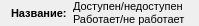
<?xml version="1.0" encoding="UTF-8"?>
<ui version="4.0">
 <class>HealthUnitForm</class>
 <widget class="QWidget" name="HealthUnitForm">
  <property name="geometry">
   <rect>
    <x>0</x>
    <y>0</y>
    <width>207</width>
    <height>58</height>
   </rect>
  </property>
  <property name="maximumSize">
   <size>
    <width>16777215</width>
    <height>68</height>
   </size>
  </property>
  <property name="windowTitle">
   <string>Form</string>
  </property>
  <layout class="QHBoxLayout" name="horizontalLayout">
   <property name="spacing">
    <number>0</number>
   </property>
   <property name="sizeConstraint">
    <enum>QLayout::SizeConstraint::SetFixedSize</enum>
   </property>
   <property name="topMargin">
    <number>0</number>
   </property>
   <property name="bottomMargin">
    <number>0</number>
   </property>
   <item>
    <widget class="QLabel" name="lbl_title">
     <property name="font">
      <font>
       <pointsize>8</pointsize>
       <bold>true</bold>
      </font>
     </property>
     <property name="text">
      <string>Название:</string>
     </property>
    </widget>
   </item>
   <item>
    <layout class="QVBoxLayout" name="verticalLayout">
     <property name="spacing">
      <number>0</number>
     </property>
     <property name="leftMargin">
      <number>6</number>
     </property>
     <item>
      <widget class="QLabel" name="lbl_available">
       <property name="font">
        <font>
         <pointsize>8</pointsize>
        </font>
       </property>
       <property name="text">
        <string>Доступен/недоступен</string>
       </property>
      </widget>
     </item>
     <item>
      <widget class="QLabel" name="lbl_works">
       <property name="font">
        <font>
         <pointsize>8</pointsize>
        </font>
       </property>
       <property name="text">
        <string>Работает/не работает </string>
       </property>
      </widget>
     </item>
    </layout>
   </item>
  </layout>
 </widget>
 <resources/>
 <connections/>
</ui>
